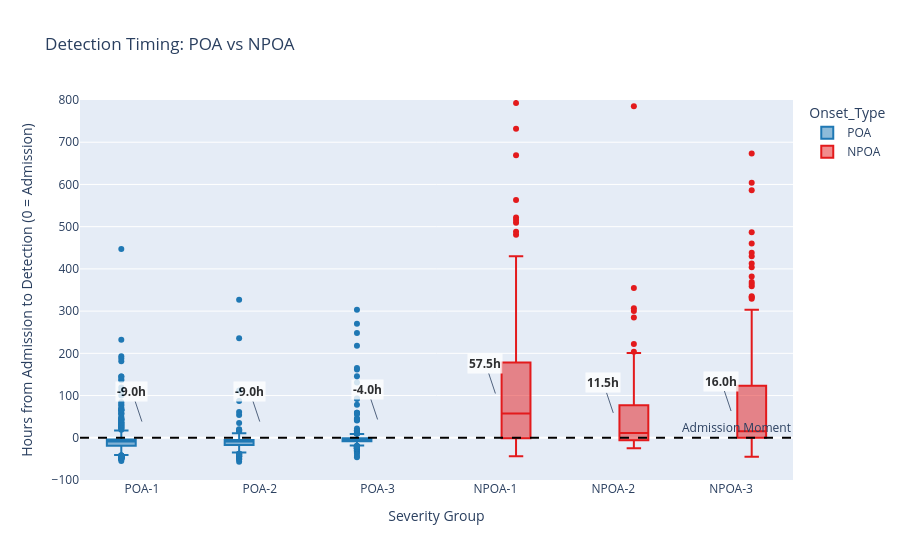

Notebook code cell kept with this figure:
### Code cell
import polars as pl
import plotly.express as px

# -------------------------------------------------------------------------
# 1. PREPARE THE DATA
# -------------------------------------------------------------------------
# Extract POA/NPOA and Severity
df_coded = df_all.select([
    "PAT_ENC_CSN_ID", "Sepsis_Category", "Admit_Time", "FLAG_DEATH_CLARITY"
]).unique().with_columns(
    pl.col("Sepsis_Category").str.extract(r"([A-Z]+)", 1).alias("Onset_Type"),
    pl.col("Sepsis_Category").str.extract(r"(\d+)", 1).cast(pl.Int32).alias("Severity_Level")
).filter(~pl.col("Sepsis_Category").str.contains("UPOA"))

# Join with Clinical Time Zero
df_comparison = df_coded.join(
    df_suspected_infection.collect(), 
    on="PAT_ENC_CSN_ID",
    how="inner"
).with_columns(
    ((pl.col("Suspected_Infection_Time") - pl.col("Admit_Time")).dt.total_hours()).alias("Hours_from_Admit_to_Suspicion")
)

# Filter for plotting (Remove outliers > 1000h or errors < -100h)
df_plot = df_comparison.filter(
    (pl.col("Severity_Level").is_in([1, 2, 3])) &
    (pl.col("Hours_from_Admit_to_Suspicion") < 1200) & 
    (pl.col("Hours_from_Admit_to_Suspicion") > -100)
).to_pandas()

# -------------------------------------------------------------------------
# 2. CALCULATE MEDIANS FOR ANNOTATION
# -------------------------------------------------------------------------
# We calculate the exact median for each group to print on the chart
df_medians = (
    df_comparison
    .filter((pl.col("Severity_Level").is_in([1, 2, 3])))
    .group_by("Sepsis_Category")
    .agg(pl.col("Hours_from_Admit_to_Suspicion").median().alias("Median_Val"))
    .to_pandas()
)

# -------------------------------------------------------------------------
# 3. VISUALIZATION
# -------------------------------------------------------------------------
fig_box = px.box(
    df_plot, 
    x="Sepsis_Category", 
    y="Hours_from_Admit_to_Suspicion",
    color="Onset_Type", 
    title="Detection Timing: POA vs NPOA",
    labels={
        "Hours_from_Admit_to_Suspicion": "Hours from Admission to Detection (0 = Admission)", 
        "Sepsis_Category": "Severity Group"
    },
    # Force logical order
    category_orders={
        "Sepsis_Category": ["POA-1", "POA-2", "POA-3", "NPOA-1", "NPOA-2", "NPOA-3"]
    },
    color_discrete_map={"POA": "#1F78B4", "NPOA": "#E31A1C"} # Blue vs Red
)

# Add Reference Line at Admission (0)
fig_box.add_hline(y=0, line_dash="dash", line_color="black", annotation_text="Admission Moment")

# LOOP TO ADD TEXT LABELS
# We iterate through the median dataframe we calculated above
for i, row in df_medians.iterrows():
    cat = row['Sepsis_Category']
    median_val = row['Median_Val']
    
    # Only annotate categories that exist in our plot
    if cat in ["POA-1", "POA-2", "POA-3", "NPOA-1", "NPOA-2", "NPOA-3"]:
        fig_box.add_annotation(
            x=cat,
            y=median_val,
            text=f"<b>{median_val:.1f}h</b>", # Bold text
            showarrow=True,
            arrowhead=0,
            yshift=20, # Shift text slightly up so it doesn't cover the median line
            font=dict(size=12, color="black"),
            bgcolor="white",
            opacity=0.8
        )

# Update Range (Focus on first 2 weeks)
fig_box.update_yaxes(range=[-100, 800]) 
fig_box.show()

### Figure 1 — Plotly figure (JSON) as saved in the notebook; plotly's stock layout.template omitted (floating-point values rounded to 4 significant figures; data arrays with more than 128 entries replaced by an {"elided": "..."} marker saying what was removed)
{"data": [{"alignmentgroup": "True", "hovertemplate": "Onset_Type=POA<br>Severity Group=%{x}<br>Hours from Admission to Detection (0 = Admission)=%{y}<extra></extra>", "legendgroup": "POA", "marker": {"color": "#1F78B4"}, "name": "POA", "notched": false, "offsetgroup": "POA", "orientation": "v", "showlegend": true, "type": "box", "x": {"elided": "3145 str values"}, "x0": " ", "xaxis": "x", "y": {"elided": "3145 int values"}, "y0": " ", "yaxis": "y"}, {"alignmentgroup": "True", "hovertemplate": "Onset_Type=NPOA<br>Severity Group=%{x}<br>Hours from Admission to Detection (0 = Admission)=%{y}<extra></extra>", "legendgroup": "NPOA", "marker": {"color": "#E31A1C"}, "name": "NPOA", "notched": false, "offsetgroup": "NPOA", "orientation": "v", "showlegend": true, "type": "box", "x": {"elided": "550 str values"}, "x0": " ", "xaxis": "x", "y": {"elided": "550 int values"}, "y0": " ", "yaxis": "y"}], "layout": {"annotations": [{"showarrow": false, "text": "Admission Moment", "x": 1, "xanchor": "right", "xref": "x domain", "y": 0, "yanchor": "bottom", "yref": "y"}, {"arrowhead": 0, "bgcolor": "white", "font": {"color": "black", "size": 12}, "opacity": 0.8, "showarrow": true, "text": "<b>11.5h</b>", "x": "NPOA-2", "y": 11.5, "yshift": 20}, {"arrowhead": 0, "bgcolor": "white", "font": {"color": "black", "size": 12}, "opacity": 0.8, "showarrow": true, "text": "<b>-9.0h</b>", "x": "POA-1", "y": -9, "yshift": 20}, {"arrowhead": 0, "bgcolor": "white", "font": {"color": "black", "size": 12}, "opacity": 0.8, "showarrow": true, "text": "<b>-9.0h</b>", "x": "POA-2", "y": -9, "yshift": 20}, {"arrowhead": 0, "bgcolor": "white", "font": {"color": "black", "size": 12}, "opacity": 0.8, "showarrow": true, "text": "<b>-4.0h</b>", "x": "POA-3", "y": -4, "yshift": 20}, {"arrowhead": 0, "bgcolor": "white", "font": {"color": "black", "size": 12}, "opacity": 0.8, "showarrow": true, "text": "<b>16.0h</b>", "x": "NPOA-3", "y": 16, "yshift": 20}, {"arrowhead": 0, "bgcolor": "white", "font": {"color": "black", "size": 12}, "opacity": 0.8, "showarrow": true, "text": "<b>57.5h</b>", "x": "NPOA-1", "y": 57.5, "yshift": 20}], "boxmode": "group", "legend": {"title": {"text": "Onset_Type"}, "tracegroupgap": 0}, "shapes": [{"line": {"color": "black", "dash": "dash"}, "type": "line", "x0": 0, "x1": 1, "xref": "x domain", "y0": 0, "y1": 0, "yref": "y"}], "title": {"text": "Detection Timing: POA vs NPOA"}, "xaxis": {"anchor": "y", "categoryarray": ["POA-1", "POA-2", "POA-3", "NPOA-1", "NPOA-2", "NPOA-3"], "categoryorder": "array", "domain": [0, 1], "title": {"text": "Severity Group"}}, "yaxis": {"anchor": "x", "domain": [0, 1], "range": [-100, 800], "title": {"text": "Hours from Admission to Detection (0 = Admission)"}}}}
